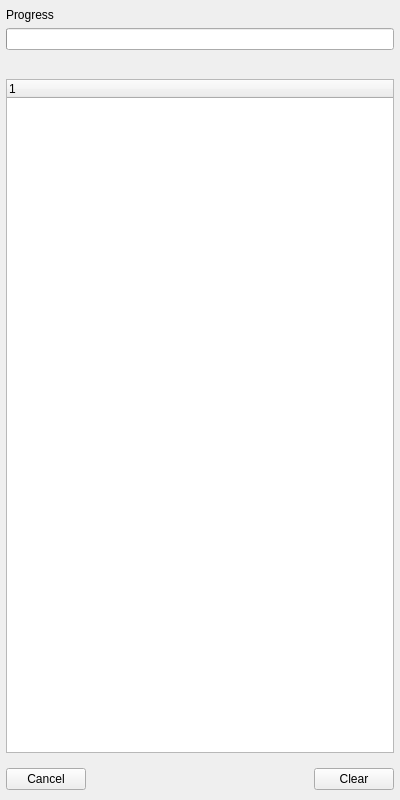
<?xml version="1.0" encoding="UTF-8"?>
<ui version="4.0">
 <class>ProgressView</class>
 <widget class="QWidget" name="ProgressView">
  <property name="geometry">
   <rect>
    <x>0</x>
    <y>0</y>
    <width>400</width>
    <height>800</height>
   </rect>
  </property>
  <property name="windowTitle">
   <string>Form</string>
  </property>
  <property name="styleSheet">
   <string notr="true"/>
  </property>
  <layout class="QVBoxLayout" name="verticalLayout_7">
   <property name="leftMargin">
    <number>6</number>
   </property>
   <property name="topMargin">
    <number>8</number>
   </property>
   <property name="rightMargin">
    <number>6</number>
   </property>
   <property name="bottomMargin">
    <number>6</number>
   </property>
   <item>
    <widget class="QWidget" name="dockWidget" native="true">
     <layout class="QVBoxLayout" name="verticalLayout_8">
      <property name="leftMargin">
       <number>0</number>
      </property>
      <property name="topMargin">
       <number>0</number>
      </property>
      <property name="rightMargin">
       <number>0</number>
      </property>
      <property name="bottomMargin">
       <number>0</number>
      </property>
      <item>
       <widget class="QLabel" name="label">
        <property name="text">
         <string>Progress</string>
        </property>
       </widget>
      </item>
      <item>
       <widget class="QProgressBar" name="progress">
        <property name="maximum">
         <number>100</number>
        </property>
        <property name="value">
         <number>0</number>
        </property>
        <property name="textVisible">
         <bool>false</bool>
        </property>
       </widget>
      </item>
      <item>
       <widget class="QLabel" name="status">
        <property name="font">
         <font>
          <pointsize>11</pointsize>
         </font>
        </property>
        <property name="text">
         <string/>
        </property>
       </widget>
      </item>
      <item>
       <widget class="stageviz::TreeWidget" name="progressTree">
        <property name="alternatingRowColors">
         <bool>false</bool>
        </property>
        <column>
         <property name="text">
          <string notr="true">1</string>
         </property>
        </column>
       </widget>
      </item>
      <item>
       <widget class="QWidget" name="widget_6" native="true">
        <property name="minimumSize">
         <size>
          <width>0</width>
          <height>0</height>
         </size>
        </property>
        <layout class="QHBoxLayout" name="horizontalLayout_5">
         <property name="leftMargin">
          <number>0</number>
         </property>
         <property name="rightMargin">
          <number>0</number>
         </property>
         <property name="bottomMargin">
          <number>4</number>
         </property>
         <item>
          <widget class="QPushButton" name="cancel">
           <property name="text">
            <string>Cancel</string>
           </property>
          </widget>
         </item>
         <item>
          <spacer name="horizontalSpacer_3">
           <property name="orientation">
            <enum>Qt::Orientation::Horizontal</enum>
           </property>
           <property name="sizeHint" stdset="0">
            <size>
             <width>40</width>
             <height>20</height>
            </size>
           </property>
          </spacer>
         </item>
         <item>
          <widget class="QPushButton" name="clear">
           <property name="text">
            <string>Clear</string>
           </property>
          </widget>
         </item>
        </layout>
       </widget>
      </item>
     </layout>
    </widget>
   </item>
  </layout>
 </widget>
 <customwidgets>
  <customwidget>
   <class>stageviz::TreeWidget</class>
   <extends>QTreeWidget</extends>
   <header>../../../sources/treewidget.h</header>
  </customwidget>
 </customwidgets>
 <resources/>
 <connections/>
</ui>
